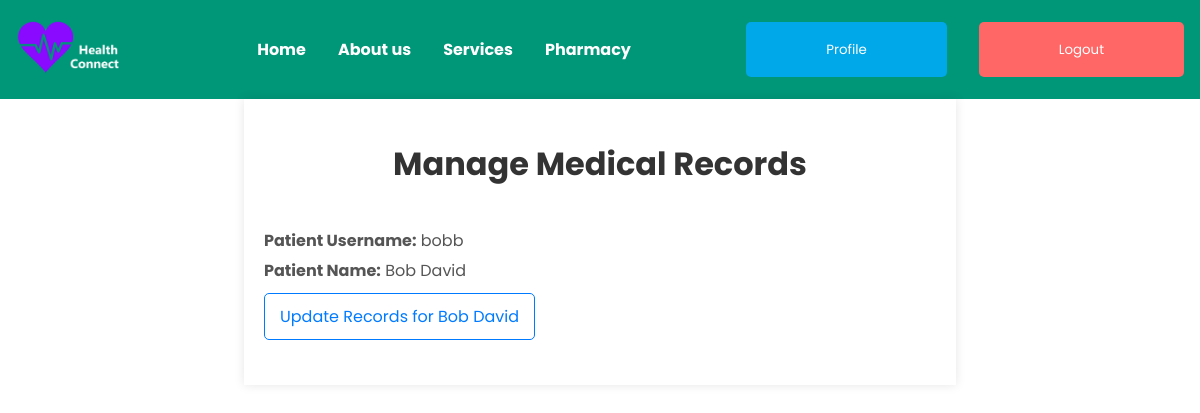
Page /doctors/list_patients/ (signed in) on the earlier database version.
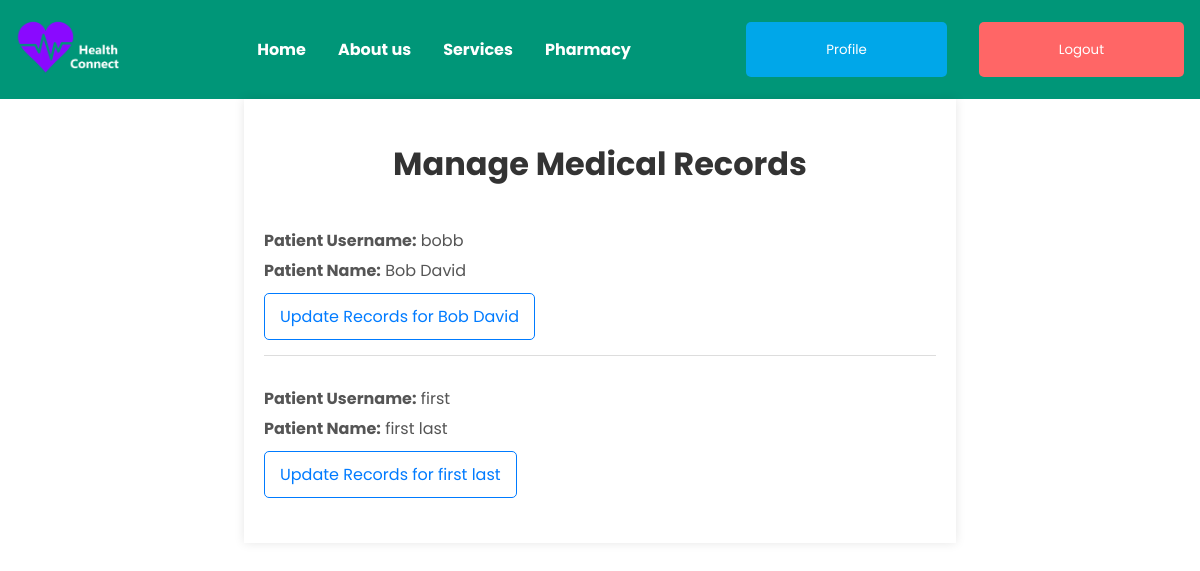
Same page on the later database version.
### apps/patients/models.py (models this page shows)
class Patient(models.Model):
    user = models.OneToOneField(CustomUser, on_delete=models.CASCADE, primary_key=True)
    medical_history = models.ManyToManyField('MedicalRecord', blank=True, related_name='patients')
    primary_doctor = models.ForeignKey(Doctor, on_delete=models.SET_NULL, null=True, related_name='patients')
    prescriptions = models.ManyToManyField('pharmacists.Prescription', blank=True, related_name='patients')
    @property
    def full_name(self):
        return self.user.get_full_name()
    @property
    def username(self):
        return self.user.username
    def __str__(self):
        return self.user.username

### apps/accounts/models.py (models this page shows)
class CustomUser(AbstractUser):
    role = models.CharField(max_length=20)
    birthdate = models.DateField(null=True, blank=True)

### apps/doctors/views.py (the view)
# urls.py: path('list_patients/', views.list_patients, name='list_patients'),
@login_required
def list_patients(request):
    doctor = request.user.doctor
    patients = Patient.objects.filter(primary_doctor=doctor)
    for patient in patients:
        print(f"Patient: {patient}, Username: {patient.username}")
    return render(request, 'list_patients.html', {'patients': patients})

### apps/doctors/templates/list_patients.html (shortened to what this page needs)
{% extends "layout.html" %}
{% load static %}
{% block extra_styles%}<link rel="stylesheet" href="{% static 'css/list_patients.css' %}">{% endblock %}
{% block content %}
    <div class="container">
        <h1>Manage Medical Records</h1>
        {% for patient in patients %}
            <div class="patient-entry">
                <p><strong>Patient Username:</strong> {{ patient.username }}</p>
                <p><strong>Patient Name:</strong> {{ patient.full_name }}</p>
                <a href="{% url 'update_medical_record' patient.username %}">Update Records for {{ patient.full_name }}</a>
            </div>
        {% endfor %}
    </div>
{% endblock %}

Differences in the rows shown:
added Patient: username "first", full_name "first last"
